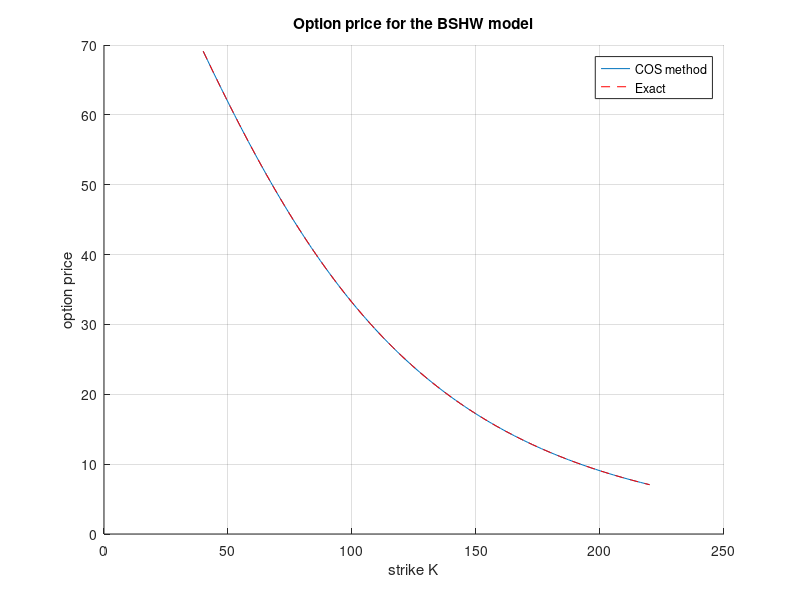
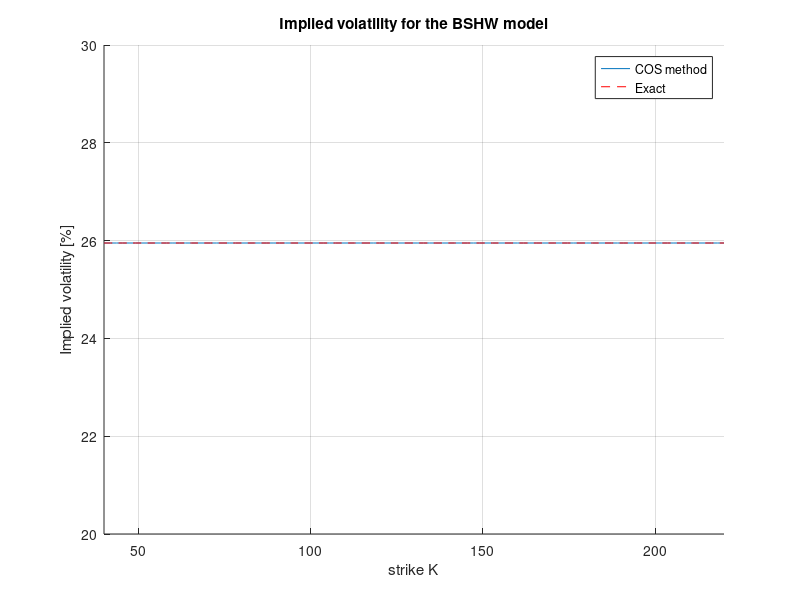

Here is the MATLAB script that generated these plots, in order:
function BSHW_Comparison
clc;clf;close all;

% Characteristic function parameters 
% HW model parameter settings

lambda = 0.1;
eta   = 0.05;
sigma = 0.2;
rho   = 0.3;
S0    = 100; 
T     = 5;

% Strike equals stock value, thus ATM

K  = linspace(40,220,100)';
CP = 'c';

% We define a ZCB curve (obtained from the market)

P0T = @(T) exp(-0.05*T); 
 
% Settings for the COS method

N = 100;
L = 8;

% Characteristic function of the BSHW model + the COS method

cf        = @(u) ChFBSHW(u, T, P0T, lambda, eta, rho, sigma);
valCOS    = CallPutOptionPriceCOSMthd_StochIR(cf,CP,S0,T,K,N,L,P0T(T));
exactBSHW = BSHOptionPrice(CP,S0,K,P0T(T),T,eta,sigma,rho,lambda);

% Option prices, the COS method vs. closed-form solution

figure(1)
hold on;grid on
plot(K,valCOS)
plot(K,exactBSHW,'--r')
legend('COS method','Exact')
title('Option price for the BSHW model')
xlabel('strike K')
ylabel('option price')

% Implied volatilities, the COS method vs. closed-form solution

IV = zeros(length(K),1);
for i=1:length(K)
    frwdStock = S0 / P0T(T);
    valCOSFrwd = valCOS(i) / P0T(T);
    IV(i) = ImpliedVolatilityBlack76(CP,valCOSFrwd,K(i),T,frwdStock,0.3);
end

% Implied volatility for the BSHW model

IVexact = BSHWVolatility(T,eta,sigma,rho,lambda);

figure(2)
hold on;grid on
plot(K,IV*100)
plot(K,IVexact*ones(length(K),1)*100,'--r')
legend('COS method','Exact')
title('Implied volatility for the BSHW model')
xlabel('strike K')
ylabel('Implied volatility [%]')
axis([min(K),max(K),20,30])
    

function volBSHW = BSHWVolatility(T,eta,sigma,rho,lambda)
    Br= @(t,T) 1/lambda * (exp(-lambda*(T-t))-1.0);
    sigmaF = @(t) sqrt(sigma * sigma + eta * eta * Br(t,T) .* Br(t,T) - 2.0 * rho * sigma * eta * Br(t,T));
    zGrid = linspace(0.0,T,2500);
    volBSHW = sqrt(1/T*trapz(zGrid,sigmaF(zGrid).*sigmaF(zGrid)));

function optPrice = BSHOptionPrice(CP,S0,K,P0T,T,eta,sigma,rho,lambda)
    frwdS0 = S0 / P0T;
    vol = BSHWVolatility(T,eta,sigma,rho,lambda);

    % As we deal with forward prices we evaluate Black's 76 pricing formula

    r = 0.0;
    BlackPrice = BS_Call_Option_Price(CP,frwdS0,K,vol,T,r);
    optPrice =   P0T * BlackPrice;

function cfV = ChFBSHW(u, T, P0T, lambd, eta, rho, sigma)

% Time step 

dt = 0.0001;

% Complex number

i = complex(0.0,1.0);
f0T = @(t)- (log(P0T(t+dt))-log(P0T(t-dt)))/(2*dt);
   
% Initial interest rate is forward rate at time t->0

r0 = f0T(0.00001);  
theta = @(t) 1.0/lambd * (f0T(t+dt)-f0T(t-dt))/(2.0*dt) + f0T(t) + eta*eta/(2.0*lambd*lambd)*(1.0-exp(-2.0*lambd*t));  
C = @(u,tau)1.0/lambd*(i*u-1.0)*(1.0-exp(-lambd*tau));
 
 % Define a grid for the numerical integration of function theta

 zGrid = linspace(0.0,T,2500);
 term1 = @(u) 0.5*sigma*sigma *i*u*(i*u-1.0)*T;
 term2 = @(u) i*u*rho*sigma*eta/lambd*(i*u-1.0)*(T+1.0/lambd *(exp(-lambd*T)-1.0));
 term3 = @(u) eta*eta/(4.0*power(lambd,3.0))*power(i+u,2.0)*(3.0+exp(-2.0*lambd*T)-4.0*exp(-lambd*T)-2.0*lambd*T);
 term4 = @(u)  lambd*trapz(zGrid,theta(T-zGrid).*C(u,zGrid));
 A= @(u) term1(u) + term2(u) + term3(u) + term4(u);
 
 % Note that we don't include the B(u)*x0 term as it is included in the COS method

 cf = @(u)exp(A(u) + C(u,T)*r0 );
 
 % Iterate over all u and collect the ChF, iteration is necessary due to the integration in term4

 cfV = zeros(1,length(u));
 idx = 1;
 for ui=u
    cfV(idx)=cf(ui);
    idx = idx +1;
 end

function value = CallPutOptionPriceCOSMthd_StochIR(cf,CP,S0,tau,K,N,L,P0T)
i = complex(0,1);

% cf   - Characteristic function, in the book denoted as \varphi
% CP   - C for call and P for put
% S0   - Initial stock price
% r    - Interest rate (constant)
% tau  - Time to maturity
% K    - Vector of strike prices
% N    - Number of expansion terms
% L    - Size of truncation domain (typ.:L=8 or L=10)  

x0 = log(S0 ./ K);   

% Truncation domain

a = 0 - L * sqrt(tau); 
b = 0 + L * sqrt(tau);

k = 0:N-1;     % row vector, index for expansion terms
u = k * pi / (b - a);   % ChF arguments

H_k = CallPutCoefficients('P',a,b,k);
temp = (cf(u) .* H_k).';
temp(1) = 0.5 * temp(1);  % Multiply the first element by 1/2

mat = exp(i * (x0 - a) * u);  % matrix-vector manipulations

% Final output

value = K .* real(mat * temp);

% Use the put-call parity to determine call prices (if needed)

if lower(CP) == 'c' || CP == 1
 value = value + S0 - K * P0T; 
end

% Coefficients H_k for the COS method

function H_k = CallPutCoefficients(CP,a,b,k)
 if lower(CP) == 'c' || CP == 1
  c = 0;
  d = b;
  [Chi_k,Psi_k] = Chi_Psi(a,b,c,d,k);
   if a < b && b < 0.0
   H_k = zeros([length(k),1]);
   else
   H_k = 2.0 / (b - a) * (Chi_k - Psi_k);
   end
 elseif lower(CP) == 'p' || CP == -1
  c = a;
  d = 0.0;
  [Chi_k,Psi_k]  = Chi_Psi(a,b,c,d,k);
   H_k = 2.0 / (b - a) * (- Chi_k + Psi_k);    
 end

function [chi_k,psi_k] = Chi_Psi(a,b,c,d,k)
 psi_k  = sin(k * pi * (d - a) / (b - a)) - sin(k * pi * (c - a)/(b - a));
 psi_k(2:end) = psi_k(2:end) * (b - a) ./ (k(2:end) * pi);
 psi_k(1)  = d - c;
 
 chi_k = 1.0 ./ (1.0 + (k * pi / (b - a)).^2); 
 expr1 = cos(k * pi * (d - a)/(b - a)) * exp(d)  - cos(k * pi... 
      * (c - a) / (b - a)) * exp(c);
 expr2 = k * pi / (b - a) .* sin(k * pi * ...
      (d - a) / (b - a))   - k * pi / (b - a) .* sin(k... 
      * pi * (c - a) / (b - a)) * exp(c);
 chi_k = chi_k .* (expr1 + expr2);
 
% Closed-form European call/put options with the Black-Scholes formula

function value=BS_Call_Option_Price(CP,S_0,K,sigma,tau,r)

% Black-Scholes call option price

d1 = (log(S_0 ./ K) + (r + 0.5 * sigma^2) * tau) / (sigma * sqrt(tau));
d2 = d1 - sigma * sqrt(tau);
if lower(CP) == 'c' || lower(CP) == 1
 value =normcdf(d1) * S_0 - normcdf(d2) .* K * exp(-r * tau);
elseif lower(CP) == 'p' || lower(CP) == -1
 value =normcdf(-d2) .* K*exp(-r*tau) - normcdf(-d1)*S_0;
end

function impliedVol = ImpliedVolatilityBlack76(CP,frwdMarketPrice,K,T,frwdStock,initialVol)
func = @(sigma) (BS_Call_Option_Price(CP,frwdStock,K,sigma,T,0.0) - frwdMarketPrice).^1.0;
impliedVol = fzero(func,initialVol);
